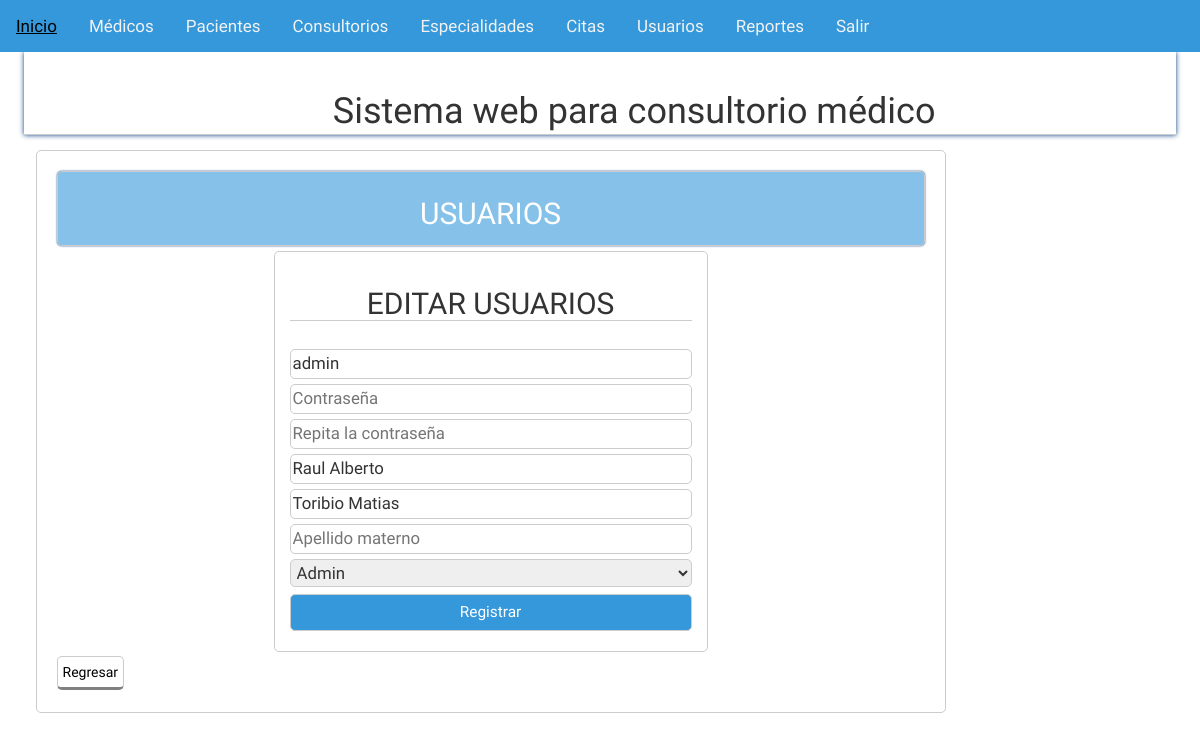
Page /actualizarusuario.php?id=4 (signed in) on the committed database.
### tables this page shows
CREATE TABLE `usuarios` (
  `id` int(11) NOT NULL AUTO_INCREMENT,
  `usuario` varchar(20) NOT NULL,
  `pass` varchar(200) DEFAULT NULL,
  `nombres` varchar(50) NOT NULL,
  `apellidopat` varchar(50) NOT NULL,
  `apellidomat` varchar(45) DEFAULT NULL,
  `Roll` varchar(15) NOT NULL,
  PRIMARY KEY (`id`),
  UNIQUE KEY `usuario` (`usuario`)
);

### actualizarusuario.php (called while the page is built, shortened)
<?php session_start();
	require 'funciones.php';
	try{
		$conexion = new PDO('mysql:host=localhost;dbname=centromedico','root','12345');
	}catch(PDOException $e){
		echo "ERROR: " . $e->getMessge();
		die();
	}
	if($_SERVER['REQUEST_METHOD']=='POST'){
		$id = limpiarDatos($_POST['id']);
		$usuario = limpiarDatos($_POST['usuario']);
		$password = limpiarDatos($_POST['password']);
		$password2= limpiarDatos($_POST['password2']);
		$nombres = limpiarDatos($_POST['nombres']);
		$apellidopat = limpiarDatos($_POST['apellidopat']);
		$apellidomat = limpiarDatos($_POST['apellidomat']);
		$rol = limpiarDatos($_POST['roll']);
		$statement = $conexion->prepare(
		"UPDATE usuarios
        SET usuario= :usuario,
		pass =:pass,
		nombres =:nombres,
		apellidopat =:apellidopat,
		apellidomat =:apellidomat,
		Roll =:roll
		WHERE id = :id");
		$statement ->execute(array(
        ':usuario'=>$usuario,
		':password2'=>$password2,
		':nombres'=>$nombres,
		':apellidopat'=>$apellidopat,
		':apellidomat'=>$apellidomat,
		':roll'=>$rol,
        ':id'=> $id
        ));
        header('Location: usuarios.php');
	}else{
		$id_usuario = id_numeros($_GET['id']);
		$user = obtenerUser_id($conexion,$id_usuario);
		$user =$user[0];
	}
	require 'vista/actualizarusuario.php';
?>

### funciones.php (called while the page is built, shortened)
<?php
	function limpiarDatos($datos){
		$datos = trim($datos);
		$datos = stripslashes($datos);
		$datos = htmlspecialchars($datos);
		return $datos;
	}
	function id_numeros($id){
		return (int)limpiarDatos($id);
	}
    function obtenerUser_id($conexion,$id){
        $resultado = $conexion->query("SELECT * FROM usuarios WHERE id = $id LIMIT 1");
		$resultado = $resultado->fetchall();
		return ($resultado) ? $resultado : false;
    }
?>

### vista/actualizarusuario.php (the view, shortened to what this page needs)
<?php include 'plantillas/header.php'; ?>
	<section class="main">
		<div class="wrapp">
			<?php include 'plantillas/nav.php'; ?>
				<article>
					<div class="mensaje">
						<h2>USUARIOS</h2>
					</div>
					<form action="<?php echo htmlspecialchars($_SERVER['PHP_SELF']) ?>" method="post">
                        <h2>EDITAR USUARIOS</h2><br/>
                        <input type="text" name="usuario" placeholder="Usuario" value="<?php echo $user['usuario'];?>" autofocus/>
                        <input type="text" name="password" placeholder="Contraseña"/>
                        <input type="text" name="password2" placeholder="Repita la contraseña"/>
                        <input type="text" name="nombres" placeholder="Nombres" value="<?php echo $user['nombres'];?>"/>
                        <input type="text" name="apellidopat" placeholder="Apellido paterno" value="<?php echo $user['apellidopat'];?>"/>
                        <input type="text" name="apellidomat" placeholder="Apellido materno" value="<?php echo $user['apellidomat'];?>"/>
                        <select name="roll">
                            <option value="admin">Admin</option>
                        </select>
                        <input type="submit" value="Registrar" />
                     </form>
                    <a class="btn-regresar" href="usuarios.php">Regresar</a>
				</article>
	</section>
<?php include 'plantillas/footer.php'; ?>
</body>
</html>
</html>

### css/estiloss.css (style rules this page uses)
* { -webkit-box-sizing: border-box; -moz-box-sizing: border-box; box-sizing: border-box; margin:0px; padding:0px; font-family: 'Antic', sans-serif; }
body { background: rgba(0,0,0,.01); color:#000; }
.wrapp { padding: 0% 2%; width:100%; margin:auto; overflow: hidden; text-align:cente }
.mensaje { background: #85C1E9; padding:5px; color:#fff; border-radius:5px; text-align: center; font-size: 1.5em; margin-bottom: 5px; box-shadow: 0 0px 2px #013D82 !important; }
article a { display:block; font-weight: normal; }
article .btn-regresar { display:inline-block; border: 1px solid #ccc; border-bottom: 3px solid gray; color:black; font-weight: normal; }
article { margin: 10px 0px; margin-left:1%; float: left; width: 79%; padding:20px; background: rgb(255, 255, 255); border-radius:5px; }
article,aside, .mensaje { border:1px solid #ccc; }
form h2 { font-color: #000; }
form { max-width: 50%; margin: 2px auto; border:1px solid #ccc; padding: 15px; text-align: left; border-radius:5px; }
form input, form textarea, form select { border: 0; outline: 0; padding: 2px; -moz-border-radius: 5px; -webkit-border-radius: 5px; border-radius: 5px; width: 100%; border:1px solid #ccc; margin-bottom: 5px; font-size: 1.2em; }
form [type="submit"] { cursor: pointer; position: relative; display: inline-block; margin-top: 2px; padding: 0.40em 1.5em; background: #3498DB; text-decoration: none; font-size: 1.1em; color: #FFF; width: 100%; text-align: center; }
.wrapp form h2 { margin-bottom: 8px; text-align: center; border-bottom:1px solid #ccc; }
article a { margin: 2px 0px; display:inline-block; padding: 5px; color: white; border-radius:5px; cursor:pointer; border-bottom: 3px solid rgba(0, 0, 0,.5); width:auto; text-decoration:none; text-align:center; position: relative; }
footer li,a { text-decoration: none; color: #fff; }
a, .Dra { color: #34495E; }
input { color: #34495E; }

### rows in the picture
usuarios: usuario "admin", nombres "Raul Alberto", apellidopat "Toribio Matias"
